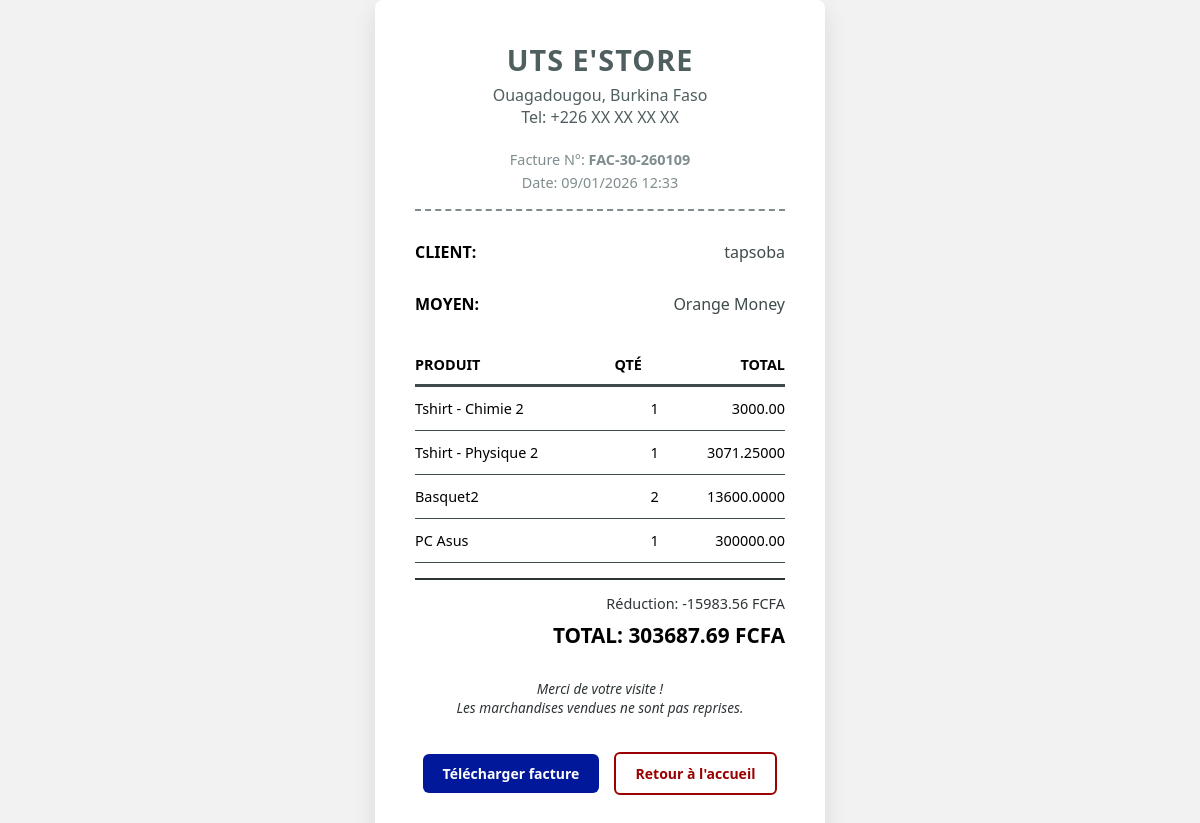
Page /facture/30/ on the committed database.
### products/models.py (models this page shows, shortened)
class Facture(models.Model):
    MOYENS_PAIEMENT = [
        ('CORIS', 'Coris Money'),
        ('ORANGE', 'Orange Money'),
        ('MOOV', 'Moov Money'),
        ('CARD', 'Carte Bancaire'),
    ]
    commande = models.OneToOneField(Order, on_delete=models.CASCADE, related_name="facture")
    numero_recu = models.CharField(max_length=20, unique=True, editable=False)
    moyen_paiement = models.CharField(max_length=10, choices=MOYENS_PAIEMENT, default='CASH')
    date_emission = models.DateTimeField(auto_now_add=True)

class Order(models.Model):
    MOYENS_PAIEMENT = [
        ('CORIS', 'Coris Money'),
        ('ORANGE', 'Orange Money'),
        ('MOOV', 'Moov Money'),
        ('CARD', 'Carte Bancaire'),
    ]
    client = models.ForeignKey(settings.AUTH_USER_MODEL, on_delete=models.CASCADE, verbose_name="Nom du client")
    date_vente = models.DateTimeField(auto_now_add=True, verbose_name="Date de vente")
    montant_total = models.DecimalField(max_digits=10, decimal_places=2, default=0.00, verbose_name="Prix de vente total")
    reduction = models.DecimalField(max_digits=10, decimal_places=2, default=0.00, verbose_name="Réduction pour fidélité")
    moyen_paiement = models.CharField(max_length=10, choices=MOYENS_PAIEMENT, default='ORANGE', verbose_name="Numéro de téléphone/Carte")
    montant_verse = models.DecimalField(max_digits=10, decimal_places=2, default=0.00, verbose_name="Montant reçu")
    montant_rendu = models.DecimalField(max_digits=10, decimal_places=2, default=0.00, verbose_name="Monnaie rendue")
    est_payee = models.BooleanField(default=False, verbose_name="Statut du paiement")
    class Meta:
        verbose_name = "Commande"
        verbose_name_plural = "Commandes"

class OrderItem(models.Model):
    commande = models.ForeignKey(Order, related_name='items', on_delete=models.CASCADE)
    produits = models.ForeignKey(Product, on_delete=models.CASCADE)
    quantite = models.PositiveIntegerField(default=1)
    def get_total_ligne(self):
        return self.quantite * self.produits.prix_vente_actuel()

class Product(models.Model):
    CATEGORIE = [
        ('TSHIRT','tshirt'),
        ('BASQUET', 'basquet'),
        ('ORDINATEUR', 'ordinateur'),
        ('AUTRE', 'autre'),
    ]
    designation = models.CharField(max_length=50)
    slug = models.SlugField(unique=True, blank=True, null=True, max_length=100)
    categorie = models.CharField(max_length=10, choices=CATEGORIE, default='TSHIRT', verbose_name="Categorie des produits")
    description = models.CharField(max_length=255, blank=True, null=True, verbose_name="Description détaillée")
    image = models.ImageField(upload_to="products_images", blank=True, null=True, verbose_name="Images du produits")
    prix_achat = models.DecimalField(max_digits=10, decimal_places=2, blank=True, null=True, verbose_name="Prix d'achat")
    prix_vente = models.DecimalField(max_digits=10, decimal_places=2,blank=True, null=True, verbose_name="Prix de vente")
    quantite_stock = models.IntegerField(default=0, verbose_name="Quantité en stock")
    stock_alerte = models.IntegerField(default=10, verbose_name="Seuil en alerte")
    en_solde = models.BooleanField(default=False, verbose_name="Produit en solde")
    pourcentage_solde = models.DecimalField(max_digits=4, decimal_places=2, default=0.0, verbose_name="Pourcentage de réduction")
    def prix_vente_actuel(self):
        if self.en_solde and self.pourcentage_solde > 0:
            reduction = self.prix_vente * (self.pourcentage_solde / 100)
            return self.prix_vente - reduction
        return self.prix_vente
    def alerte(self):
        return self.quantite_stock <= self.stock_alerte

### users/models.py (models this page shows, shortened)
class Users(AbstractUser):
    CHOIX_ROLE = (
        ('etudiant', 'Etudiant'),
        ('professeur', 'Professeur'),
        ('personnel', 'Personnel'),
        ('delegue', 'Délégué de promotion')
    )
    role_ecole = models.CharField(max_length=50, choices=CHOIX_ROLE, default='etudiant')
    est_membre = models.BooleanField(default=False)
    est_fidele = models.BooleanField(default=False)

### products/views.py (the view)
# urls.py: path('facture/<int:order_id>/', views.generer_facture, name='generer_facture'),
def generer_facture(request, order_id):
    order = get_object_or_404(Order, id=order_id)
    facture = getattr(order, 'facture', None)
    if not facture:
        messages.error(request, "Aucune facture trouvée pour cette commande.")
        return redirect('index')
    return render(request, 'post/facture_detail.html', {'order': order,'facture': facture})

### products/templates/post/facture_detail.html (shortened to what this page needs)
<!DOCTYPE html>
<html lang="fr">
<head>
</head>
<body>
    <div class="principale">
        {% block content %}
        <div class="princ">
            <h2>UTS E'STORE</h2>
            <p>Ouagadougou, Burkina Faso</p>
            <p>Tel: +226 XX XX XX XX</p>
        </div>
        <div class="infos">
            <p>Facture N°: <strong>{{ facture.numero_recu }}</strong></p>
            <p>Date: {{ facture.date_emission|date:"d/m/Y H:i" }}</p>
        </div>
        <div class="client">
            <div class="client1">
                <strong>Client:</strong>
                <span>{{ order.client.get_full_name|default:order.client.username }}</span>
            </div>
            <div class="client1">
                <strong>Moyen:</strong>
                <span>{{ order.get_moyen_paiement_display }}</span>
            </div>
        </div>
        <table>
            <thead>
                <tr>
                    <th>Produit</th>
                    <th>Qté</th>
                    <th class="droite">Total</th>
                </tr>
            </thead>
            <tbody>
                {% for item in order.items.all %}
                <tr>
                    <td>{{ item.produits.designation }}</td>
                    <td class="droite">{{ item.quantite }}</td>
                    <td class="droite">{{ item.get_total_ligne }}</td>
                </tr>
                {% endfor %}
            </tbody>
        </table>
        <div class="total">
            {% if order.reduction > 0 %}
            <p>Réduction: -{{ order.reduction }} FCFA</p>
            {% endif %}
            <h3>TOTAL: {{ order.montant_total }} FCFA</h3>
        </div>
        <div  class="message">
            <p>Merci de votre visite !</p>
            <p>Les marchandises vendues ne sont pas reprises.</p>
        </div>
        <div class="actions">
            <a href="#" class="btn btn-print" onclick="window.print(); return false;">Télécharger facture</a>
            <a href="{% url 'index' %}?view_as_customer=1" class="btn btn-back">Retour à l'accueil</a>
        </div>
        {% endblock content %}
    </div>
</body>
</html>

### products/templates/post/facture_detail.html (style rules this page uses)
* { margin: 0; padding: 0; font-family: 'Segoe UI', Roboto, sans-serif; box-sizing: border-box; }
body { background-color: #f2f2f2ff; display: flex; justify-content: center; align-items: center; min-height: 100vh; }
.principale { background-color: white; padding: 40px; width: 100%; max-width: 450px; box-shadow: 0 10px 25px rgba(0,0,0,0.1); border-radius: 8px; }
.princ { text-align: center; color: #4f5e5fff; margin-bottom: 20px; }
.princ h2 { font-weight: 800; font-size: 1.8em; text-transform: uppercase; letter-spacing: 1px; margin-bottom: 5px; }
.infos { text-align: center; color: #7f8c8d; margin-bottom: 30px; line-height: 1.6; font-size: 0.9em; border-bottom: 2px dashed #7f8c8d; padding-bottom: 15px; }
.client1 { color: #3f4a4bff; margin-bottom: 30px; display: flex; justify-content: space-between; }
.client strong { color: black; text-transform: uppercase; text-align: left; }
table { width: 100%; border-collapse: collapse; margin-bottom: 2px 0; }
table th { text-align: left; border-bottom: 3px solid #3f4a4bff; padding: 10px 0; font-size: 0.9em; text-transform: uppercase; }
table td { padding: 12px 0; border-bottom: 1px solid #3f4a4bff; font-size: 0.9em; }
.droite { text-align: right; }
.total { text-align: right; margin-top: 15px; border-top: 2px solid #2d3436; padding-top: 10px; }
.total p { margin: 4px 0; font-size: 0.9em; color: #2d3436; }
.total h3 { font-size: 1.3em; font-weight: bold; color: black; margin-top: 8px; }
.message { text-align: center; margin-top: 30px; font-style: italic; font-size: 0.85em; color: #2d3436; }
.actions { margin-top: 30px; text-align: center; }
.btn { display: inline-block; padding: 10px 20px; text-decoration: none; border-radius: 6px; margin: 5px; font-size: 14px; font-weight: 600; transition: 0.3s; }
.btn-print { background: #01189bff; color: white; transition: ease all 0.5s; }
.btn-back { background: white; color: #9b0101ff; border: 2px solid #9b0101ff; transition: ease all 0.5s; }

### rows in the picture
Facture: numero_recu "FAC-30-260109", date_emission "09/01/2026 12:33"
Order: client.get_full_name "tapsoba", moyen_paiement "Orange Money", reduction "15983.56", montant_total "303687.69"
OrderItem: produits.designation "Tshirt - Chimie 2", quantite "1", get_total_ligne "3000.00"
OrderItem: produits.designation "Tshirt - Physique 2", quantite "1", get_total_ligne "3071.25000"
OrderItem: produits.designation "Basquet2", quantite "2", get_total_ligne "13600.0000"
OrderItem: produits.designation "PC Asus", quantite "1", get_total_ligne "300000.00"
